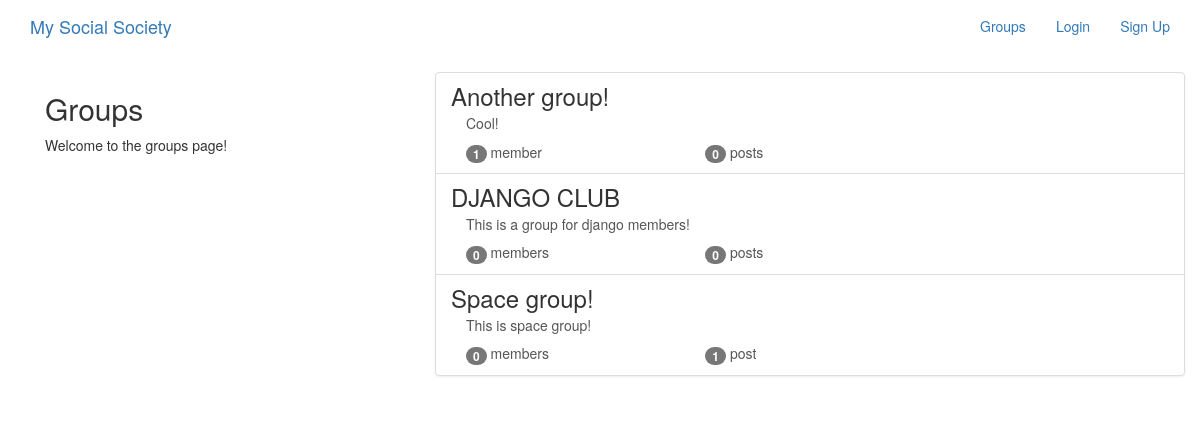
The app's page /groups/ with its own data.
### groups/models.py (models this page shows, shortened)
class Group(models.Model):
    name = models.CharField(max_length=255, unique=True)
    slug = models.SlugField(allow_unicode=True, unique=True)
    description = models.TextField(blank=True, default='')
    description_html = models.TextField(editable=False, default='', blank=True)
    members = models.ManyToManyField(User, through='GroupMember')
    class Meta:
        ordering = ['name']

### groups/views.py (the view)
# urls.py: path('', views.ListGroups.as_view(), name='all'),
class ListGroups(generic.ListView):
    model = Group

### groups/templates/groups/group_list.html (shortened to what this page needs)
{% extends 'groups/group_base.html' %}
{% block pregroup %}
<div class="col-md-4">
    <div class="content">
        <h2>Groups</h2>
        <p>Welcome to the groups page!</p>
    </div>
</div>
{% endblock %}
{% block group_content %}
<div class="col-md-8">
    <div class="list-group">
        {% for group in object_list %}
            <a class='list-group-item' href="{% url 'groups:single' slug=group.slug %}">
                <h3 class='title list-group-item-heading'>{{ group.name }}</h3>
                <div class="list-group-item-text container-fluid">
                    {{ group.description_html|safe }}
                    <div class="row">
                        <div class="col-md-4">
                            <span class="badge">{{ group.members.count }}</span>
                            member{{ group.members.count|pluralize }}
                        </div>
                        <div class="col-md-4">
                            <span class="badge">{{ group.posts.count }}</span>
                            post{{ group.posts.count|pluralize }}
                        </div>
                    </div>
                </div>
            </a>
        {% endfor %}
    </div>
</div>
{% endblock %}

### groups/templates/groups/group_base.html (shortened to what this page needs)
{% extends 'base.html' %}
{% block content %}
<div class="container">
    <div class="row">
        {% block pregroup %}{% endblock %}
        {% block group_content %}{% endblock %}
    </div>
</div>
{% endblock %}

### templates/base.html (shortened to what this page needs)
<!DOCTYPE html>
{% load static %}
<html lang="en">
<head>
    <link rel="stylesheet" href="https://maxcdn.bootstrapcdn.com/bootstrap/3.3.7/css/bootstrap.min.css">
    <link rel="stylesheet" href="https://maxcdn.bootstrapcdn.com/bootstrap/3.3.7/css/bootstrap-theme.min.css">
    <link rel="stylesheet" href="{% static 'simplesocial/css/master.css'%}">
</head>
<body>
    <nav class="navbar mynav" role='navigation' id='navbar'>
        <div class='container'>
            <a class="navbar-brand mynav" href="{% url 'home' %}">My Social Society</a>
            <ul class='nav navbar-nav navbar-right'>
                {% if user.is_authenticated %}
                    <li><a href="{% url 'posts:create' %}">Post</a></li>
                    <li><a href="{% url 'groups:all' %}">Groups</a></li>
                    <li><a href="{% url 'groups:create' %}">Create Group</a></li>
                    <li><a href="{% url 'accounts:logout' %}">Log Out</a></li>
                {% else %}
                    <li><a href="{% url 'groups:all' %}">Groups</a></li>
                    <li><a href="{% url 'accounts:login' %}">Login</a></li>
                    <li><a href="{% url 'accounts:signup' %}">Sign Up</a></li>
                {% endif %}
            </ul>
        </div>
    </nav>
    <div class="container mycontent">
        {% block content %}
        {% endblock content %}
    </div>
</body>
</html>

### records on screen
Group: name "Another group!", description_html "Cool!", members.count "1", posts.count "0"
Group: name "DJANGO CLUB", description_html "This is a group for django members!", members.count "0", posts.count "0"
Group: name "Space group!", description_html "This is space group!", members.count "0", posts.count "1"
